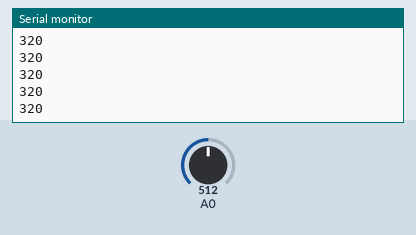
This sketch was run on a simulated Arduino Uno, built with avr-gcc and run on an emulated ATmega328P. On the bench: the last lines printed to the serial monitor. The inputs (shaded band) are chosen by the test bench; at power-on: A0 = 512.

Above: at 1.2 s.
1.3 s: A0 set to 716
At 2.0 s:
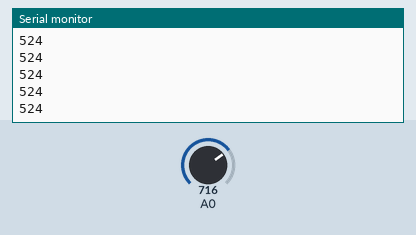
2.8 s: A0 set to 900
At 3.6 s:
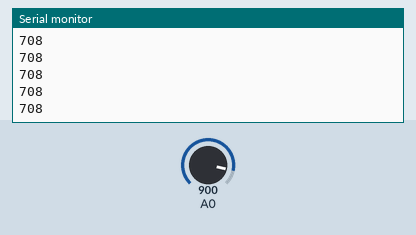
Timing chart, 0 to 5.8 s (numbered marks = the images above; inputs shaded):
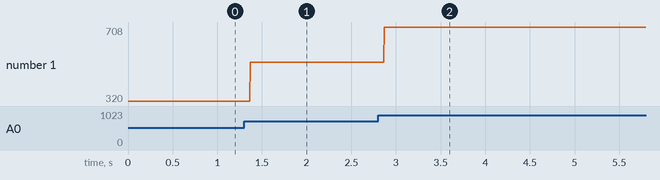

The sketch:

serial_multipleValues_AtoP_arduino_wind.ino
```cpp
// IMA NYU Shanghai
// Interaction Lab
// For sending multiple values from Arduino to Processing

// Universiteit Twente
// Practical lab
// Course: Sensors(201000190)
// For making a "wind speed sensor" with a dc motor
// https://www.studocu.com/en-us/u/4171163?sid=01608458719
int zero=192;

void setup() {
  Serial.begin(9600);
}

void loop() {
  int sensor1 = analogRead(A0);
  sensor1=sensor1-zero;
  //int sensor2 = analogRead(A1);
  //int sensor3 = analogRead(A2);

  // keep this format
  Serial.print(sensor1);
//  Serial.print(",");  // put comma between sensor values
//  Serial.print(sensor2);
//  Serial.print(",");
//  Serial.print(sensor3);
  Serial.println(); // add linefeed after sending the last sensor value

  // too fast communication might cause some latency in Processing
  // this delay resolves the issue.
  //delay(300);
}
```

Measured:
- after the input at 1.3 s, the serial monitor: prints a new line after 0.07 s (image 1)
- after the input at 2.8 s, the serial monitor: prints a new line after 0.07 s (image 2)
- plotted number 1: 320 → 524 after the input at 1.3 s, 524 → 708 after the input at 2.8 s
